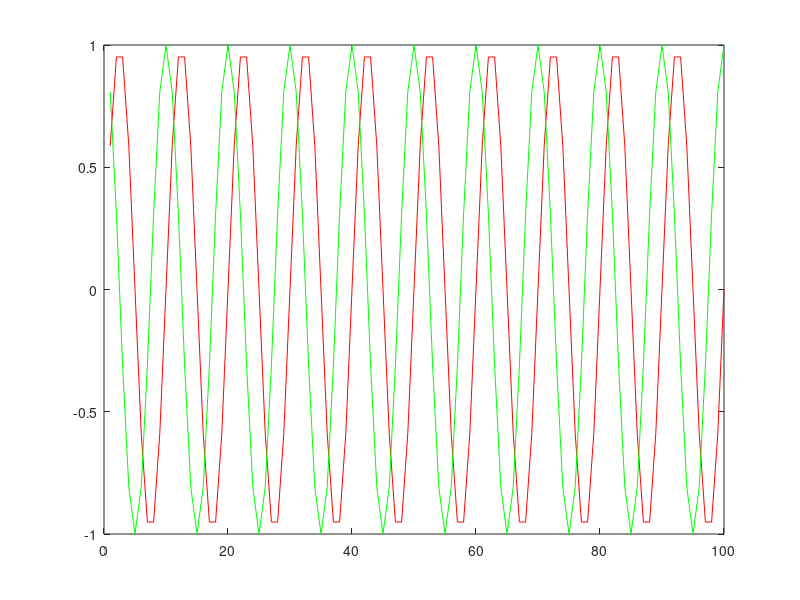

Source code (MATLAB): (Note: this script raises an error after producing the figure.)
function gabor

imSize = 100;                           % image size: n X n
lamda = 10;                             % wavelength (number of pixels per cycle)
theta = 15;                             % grating orientation
sigma = 10;                             % gaussian standard deviation in pixels
phase = .25;                            % phase (0 -> 1)
trim = .005;                            % trim off gaussian values smaller than this
%make linear ramp
X = 1:imSize;                           % X is a vector from 1 to imageSize
X0 = (X / imSize) - .5;                 % rescale X -> -.5 to .5
figure;                                 % make new figure window
plot(X0);                               % plot ramp

%plot a one-dimensional sinewave

sinX = sin(X0 * 2*pi);                  % convert to radians and do sine
plot(sinX);                             % plot a 1D sinewave!

%mess about with wavelength and phase

freq = imSize/lamda;                    % compute frequency from wavelength
Xf = X0 * freq * 2*pi;                  % convert X to radians: 0 -> ( 2*pi * frequency)
sinX = sin(Xf) ;                        % make new sinewave
plot(sinX, 'r-');                       % plot in red
phaseRad = (phase * 2* pi);             % convert to radians: 0 -> 2*pi
sinX = sin( Xf + phaseRad) ;            % make phase-shifted sinewave
hold on;                                % superimpose next plot on last
plot(sinX, 'g-');                       % plot in green
hold off;                               % next plot overwrites this one

%Now make a 2D grating

Start with a 2D ramp use meshgrid to make 2 matrices with ramp values across columns (Xm) or across rows (Ym) respectively

[Xm Ym] = meshgrid(X0, X0);             % 2D matrices
imagesc( [ Xm Ym ] );                   % display Xm and Ym
colorbar; axis off                      % add colour bar to see values

%Put 2D ramps through sine

Xf = Xm * freq * 2*pi;
grating = sin( Xf + phaseRad);          % make 2D sinewave
imagesc( grating, [-1 1] );             % display
colormap gray(256);                     % use gray colormap (0: black, 1: white)
axis off; axis image;                   % use gray colormap

%Change orientation by adding Xm and Ym together in different proportions

thetaRad = (theta / 360) * 2*pi;        % convert theta (orientation) to radians
Xt = Xm * cos(thetaRad);                % compute proportion of Xm for given orientation
Yt = Ym * sin(thetaRad);                % compute proportion of Ym for given orientation
XYt = [ Xt + Yt ];                      % sum X and Y components
XYf = XYt * freq * 2*pi;                % convert to radians and scale by frequency
grating = sin( XYf + phaseRad);                   % make 2D sinewave
imagesc( grating, [-1 1] );                     % display
axis off; axis image;    % use gray colormap

%Make a gaussian mask

%first look at the 1D function

s = sigma / imSize;                     % gaussian width as fraction of imageSize
Xg = exp( -( ( (X0.^2) ) ./ (2* s^2) ));% formula for 1D gaussian
Xg = normpdf(X0, 0, (20/imSize)); Xg = Xg/max(Xg);  % alternative using normalized probability function (stats toolbox)
plot(Xg)

%Make 2D gaussian blob

gauss = exp( -(((Xm.^2)+(Ym.^2)) ./ (2* s^2)) ); % formula for 2D gaussian
imagesc( gauss, [-1 1] );                        % display
axis off; axis image;     % use gray colormap

%Now multply grating and gaussian to get a GABOR

gauss(gauss < trim) = 0;                 % trim around edges (for 8-bit colour displays)
gabor = grating .* gauss;                % use .* dot-product
imagesc( gabor, [-1 1] );                        % display
axis off; axis image;                    % use gray colormap
axis image; axis off; colormap gray(256);
set(gca,'pos', [0 0 1 1]);               % display nicely without borders
set(gcf, 'menu', 'none', 'Color',[.5 .5 .5]); % without background
end